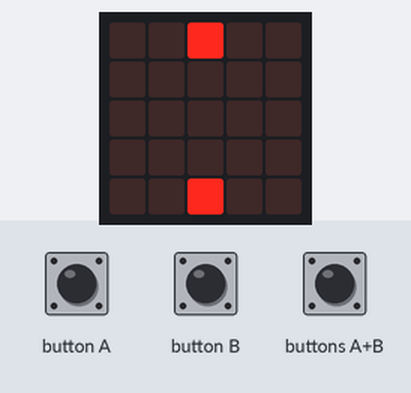
Simulated run of this program. Board: BBC micro:bit (MakeCode). Parts: the board's 5×5 LED display. The inputs (shaded band) are chosen by the test bench.

Above: at 1.2 s.
1.3 s: button A pressed for 0.15 s
At 1.9 s:
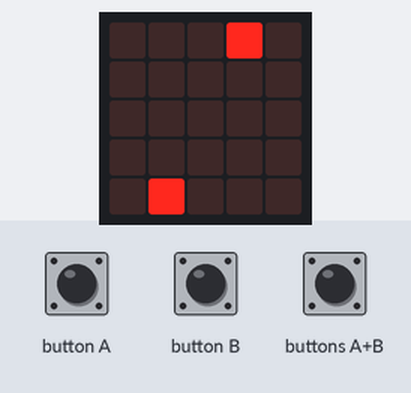
2.0 s: button B pressed for 0.15 s
At 2.35 s:
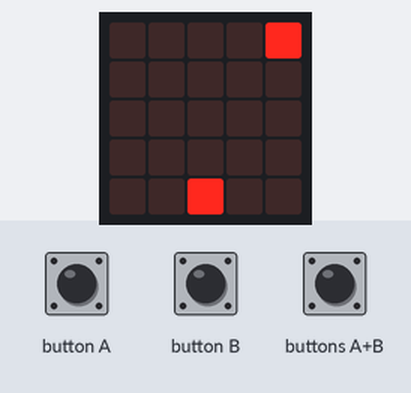
2.7 s: buttons A+B pressed for 0.15 s
At 3.01 s:
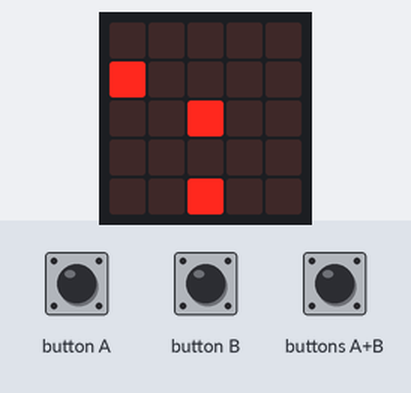
3.4 s: button A pressed for 0.15 s
At 4.0 s:
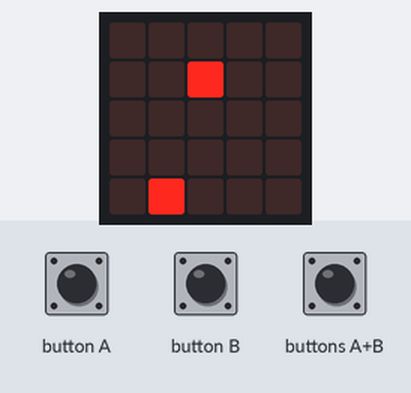
4.1 s: button B pressed for 0.15 s
At 4.7 s:
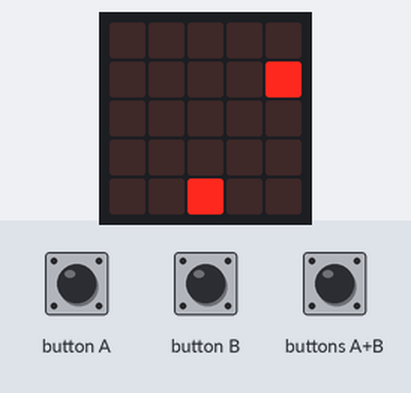
4.8 s: buttons A+B pressed for 1 s
At 5.85 s:
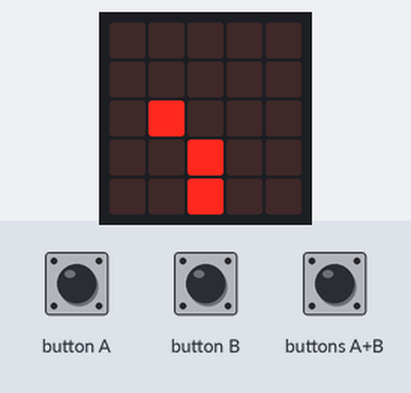
Timing chart, 0 to 7.8 s (numbered marks = the images above; inputs shaded):
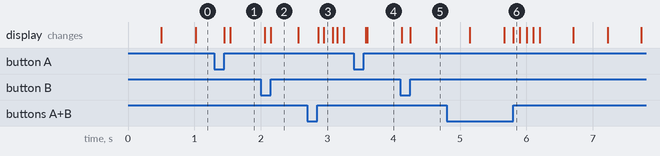

Measured:
- after the input at 1.3 s, the display: first changes after 0.15 s (image 1 shows a later state)
- after the input at 2.0 s, the display: first differs from a run without the input after 0.15 s (image 2)
- after the input at 2.7 s, the display: first changes after 0.16 s (image 3 shows a later state)
- after the input at 3.4 s, the display: first changes after 0.18 s (image 4 shows a later state)
- after the input at 4.1 s, the display: first differs from a run without the input after 0.15 s (image 5 shows a later state)
- after the input at 4.8 s, the display: first differs from a run without the input after 1.0 s (image 6)
- what the display in image 2 shows lasts 0.4 s, from 2.2 s to 2.6 s

The program:

main.ts
```typescript
// 按A鍵
input.onButtonPressed(Button.A, function () {
    // 主角向左移一格
    character.change(LedSpriteProperty.X, -1)
})
input.onButtonPressed(Button.AB, function () {
    // 始創建【子彈】角色
    bullet = game.createSprite(character.get(LedSpriteProperty.X), character.get(LedSpriteProperty.Y))
    // 重複四次(移動四格)
    for (let index = 0; index < 4; index++) {
        // 子彈向上移動1格
        bullet.change(LedSpriteProperty.Y, -1)
        basic.pause(100)
    }
    // 跑到最上方，將【子彈】角色刪除
    bullet.delete()
})
// 按B鍵
input.onButtonPressed(Button.B, function () {
    // 主角向右移一格
    character.change(LedSpriteProperty.X, 1)
})
let bullet: game.LedSprite = null
let character: game.LedSprite = null
// 分數歸0
game.setScore(0)
// 角色定位
character = game.createSprite(2, 4)
// 角色定位
let airplane = game.createSprite(0, 0)
basic.forever(function () {
    basic.pause(500)
    // 飛機向右移
    airplane.change(LedSpriteProperty.X, 1)
    if (airplane.get(LedSpriteProperty.X) == 4) {
        basic.pause(500)
        airplane.set(LedSpriteProperty.X, 0)
        airplane.change(LedSpriteProperty.Y, 1)
    }
})
// 如果飛機碰到主角，就GAME OVER
basic.forever(function () {
    if (airplane.isTouching(character)) {
        game.gameOver()
    }
})
// 如果子彈碰到飛機，就得1分，並且飛機回到起始位置
basic.forever(function () {
    // 【子彈】這角色產生後才有作用
    if (bullet) {
        if (bullet.isTouching(airplane)) {
            game.addScore(1)
            airplane.set(LedSpriteProperty.X, 0)
            airplane.set(LedSpriteProperty.Y, 0)
        }
    }
})
```

test.ts
```typescript
// 在這裡測試；當此封包作為擴充功能時，將不會編譯此內容。
```
